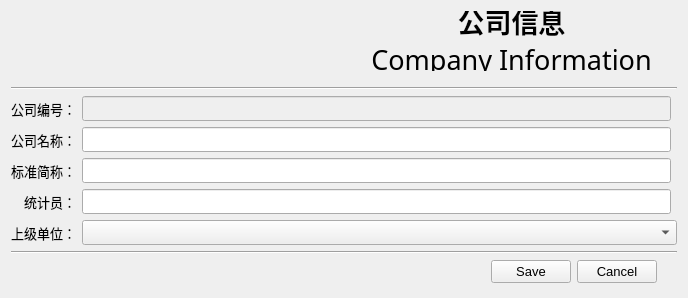
<?xml version="1.0" encoding="UTF-8"?>
<ui version="4.0">
 <class>Form</class>
 <widget class="QWidget" name="Form">
  <property name="geometry">
   <rect>
    <x>0</x>
    <y>0</y>
    <width>688</width>
    <height>298</height>
   </rect>
  </property>
  <property name="maximumSize">
   <size>
    <width>800</width>
    <height>600</height>
   </size>
  </property>
  <property name="font">
   <font>
    <family>Arial</family>
    <pointsize>10</pointsize>
   </font>
  </property>
  <property name="windowTitle">
   <string>User Information</string>
  </property>
  <layout class="QVBoxLayout" name="verticalLayout_2">
   <item>
    <layout class="QHBoxLayout" name="horizontalLayout_2">
     <property name="bottomMargin">
      <number>10</number>
     </property>
     <item>
      <widget class="QLabel" name="label_logo">
       <property name="minimumSize">
        <size>
         <width>329</width>
         <height>60</height>
        </size>
       </property>
       <property name="maximumSize">
        <size>
         <width>329</width>
         <height>60</height>
        </size>
       </property>
       <property name="text">
        <string/>
       </property>
       <property name="pixmap">
        <pixmap>../res/gaoke.png</pixmap>
       </property>
       <property name="scaledContents">
        <bool>true</bool>
       </property>
      </widget>
     </item>
     <item>
      <layout class="QVBoxLayout" name="verticalLayout">
       <property name="spacing">
        <number>0</number>
       </property>
       <item>
        <widget class="QLabel" name="label_18">
         <property name="minimumSize">
          <size>
           <width>0</width>
           <height>30</height>
          </size>
         </property>
         <property name="maximumSize">
          <size>
           <width>16777215</width>
           <height>30</height>
          </size>
         </property>
         <property name="font">
          <font>
           <pointsize>20</pointsize>
           <weight>75</weight>
           <bold>true</bold>
          </font>
         </property>
         <property name="text">
          <string>公司信息</string>
         </property>
         <property name="alignment">
          <set>Qt::AlignBottom|Qt::AlignHCenter</set>
         </property>
        </widget>
       </item>
       <item>
        <widget class="QLabel" name="label_19">
         <property name="minimumSize">
          <size>
           <width>0</width>
           <height>30</height>
          </size>
         </property>
         <property name="maximumSize">
          <size>
           <width>16777215</width>
           <height>30</height>
          </size>
         </property>
         <property name="font">
          <font>
           <family>Algerian</family>
           <pointsize>20</pointsize>
           <weight>50</weight>
           <bold>false</bold>
          </font>
         </property>
         <property name="text">
          <string>Company Information</string>
         </property>
         <property name="alignment">
          <set>Qt::AlignHCenter|Qt::AlignTop</set>
         </property>
        </widget>
       </item>
      </layout>
     </item>
    </layout>
   </item>
   <item>
    <widget class="Line" name="line">
     <property name="orientation">
      <enum>Qt::Horizontal</enum>
     </property>
    </widget>
   </item>
   <item>
    <layout class="QGridLayout" name="gridLayout">
     <item row="3" column="1">
      <widget class="QLineEdit" name="statistician">
       <property name="minimumSize">
        <size>
         <width>0</width>
         <height>25</height>
        </size>
       </property>
      </widget>
     </item>
     <item row="4" column="0">
      <widget class="QLabel" name="label_16">
       <property name="minimumSize">
        <size>
         <width>0</width>
         <height>25</height>
        </size>
       </property>
       <property name="text">
        <string>上级单位：</string>
       </property>
       <property name="alignment">
        <set>Qt::AlignRight|Qt::AlignTrailing|Qt::AlignVCenter</set>
       </property>
      </widget>
     </item>
     <item row="3" column="0">
      <widget class="QLabel" name="label_3">
       <property name="minimumSize">
        <size>
         <width>0</width>
         <height>25</height>
        </size>
       </property>
       <property name="text">
        <string>统计员：</string>
       </property>
       <property name="alignment">
        <set>Qt::AlignRight|Qt::AlignTrailing|Qt::AlignVCenter</set>
       </property>
      </widget>
     </item>
     <item row="1" column="1">
      <widget class="QLineEdit" name="org_name">
       <property name="minimumSize">
        <size>
         <width>0</width>
         <height>25</height>
        </size>
       </property>
      </widget>
     </item>
     <item row="0" column="0">
      <widget class="QLabel" name="label_15">
       <property name="minimumSize">
        <size>
         <width>0</width>
         <height>25</height>
        </size>
       </property>
       <property name="text">
        <string>公司编号：</string>
       </property>
       <property name="alignment">
        <set>Qt::AlignRight|Qt::AlignTrailing|Qt::AlignVCenter</set>
       </property>
      </widget>
     </item>
     <item row="2" column="1">
      <widget class="QLineEdit" name="org_simple_name">
       <property name="minimumSize">
        <size>
         <width>0</width>
         <height>25</height>
        </size>
       </property>
       <property name="text">
        <string/>
       </property>
      </widget>
     </item>
     <item row="0" column="1">
      <widget class="QLineEdit" name="org_pk">
       <property name="enabled">
        <bool>false</bool>
       </property>
       <property name="minimumSize">
        <size>
         <width>0</width>
         <height>25</height>
        </size>
       </property>
       <property name="text">
        <string/>
       </property>
      </widget>
     </item>
     <item row="2" column="0">
      <widget class="QLabel" name="label_2">
       <property name="minimumSize">
        <size>
         <width>0</width>
         <height>25</height>
        </size>
       </property>
       <property name="text">
        <string>标准简称：</string>
       </property>
       <property name="alignment">
        <set>Qt::AlignRight|Qt::AlignTrailing|Qt::AlignVCenter</set>
       </property>
      </widget>
     </item>
     <item row="1" column="0">
      <widget class="QLabel" name="label">
       <property name="minimumSize">
        <size>
         <width>0</width>
         <height>25</height>
        </size>
       </property>
       <property name="text">
        <string>公司名称：</string>
       </property>
       <property name="alignment">
        <set>Qt::AlignRight|Qt::AlignTrailing|Qt::AlignVCenter</set>
       </property>
      </widget>
     </item>
     <item row="4" column="1" colspan="2">
      <widget class="QComboBox" name="org_parent">
       <property name="minimumSize">
        <size>
         <width>0</width>
         <height>25</height>
        </size>
       </property>
      </widget>
     </item>
    </layout>
   </item>
   <item>
    <widget class="Line" name="line_2">
     <property name="orientation">
      <enum>Qt::Horizontal</enum>
     </property>
    </widget>
   </item>
   <item>
    <layout class="QHBoxLayout" name="horizontalLayout">
     <item>
      <spacer name="horizontalSpacer">
       <property name="orientation">
        <enum>Qt::Horizontal</enum>
       </property>
       <property name="sizeHint" stdset="0">
        <size>
         <width>40</width>
         <height>20</height>
        </size>
       </property>
      </spacer>
     </item>
     <item>
      <widget class="QPushButton" name="butSave">
       <property name="text">
        <string>Save</string>
       </property>
       <property name="icon">
        <iconset>
         <normaloff>../res/ico/save.png</normaloff>../res/ico/save.png</iconset>
       </property>
       <property name="iconSize">
        <size>
         <width>16</width>
         <height>16</height>
        </size>
       </property>
      </widget>
     </item>
     <item>
      <widget class="QPushButton" name="butCancel">
       <property name="text">
        <string>Cancel</string>
       </property>
       <property name="icon">
        <iconset>
         <normaloff>../res/ico/printer.png</normaloff>../res/ico/printer.png</iconset>
       </property>
       <property name="iconSize">
        <size>
         <width>16</width>
         <height>16</height>
        </size>
       </property>
      </widget>
     </item>
     <item>
      <spacer name="horizontalSpacer_2">
       <property name="orientation">
        <enum>Qt::Horizontal</enum>
       </property>
       <property name="sizeType">
        <enum>QSizePolicy::Fixed</enum>
       </property>
       <property name="sizeHint" stdset="0">
        <size>
         <width>20</width>
         <height>20</height>
        </size>
       </property>
      </spacer>
     </item>
    </layout>
   </item>
  </layout>
 </widget>
 <resources/>
 <connections>
  <connection>
   <sender>butCancel</sender>
   <signal>clicked()</signal>
   <receiver>Form</receiver>
   <slot>close()</slot>
   <hints>
    <hint type="sourcelabel">
     <x>624</x>
     <y>489</y>
    </hint>
    <hint type="destinationlabel">
     <x>655</x>
     <y>289</y>
    </hint>
   </hints>
  </connection>
 </connections>
 <slots>
  <slot>ReCalc()</slot>
 </slots>
</ui>
